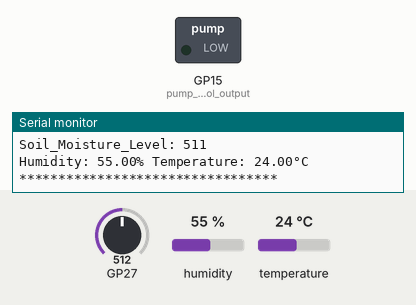
This sketch was run on a simulated Raspberry Pi Pico. Shown: switched loads named in the sketch (green lamp = pin HIGH), the last lines printed to the serial monitor. The test bench sets the inputs (shaded band); at power-on: GP27 = 512, humidity 55 %, temperature 24 °C.

Above: at 1.8 s.
1.9 s: GP27 set to 965
3.4 s: GP27 set to 990
At 4.4 s:
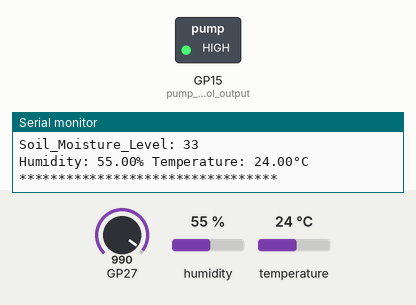
5.5 s: GP27 set to 900
At 6.8 s:
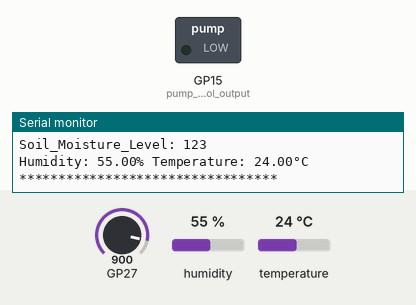
7.5 s: GP27 set to 1023
At 9.2 s:
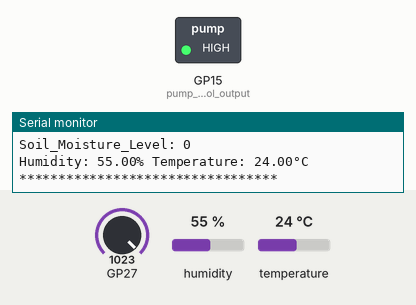
Timing chart, 0 to 10.6 s (numbered marks = the images above; inputs shaded):
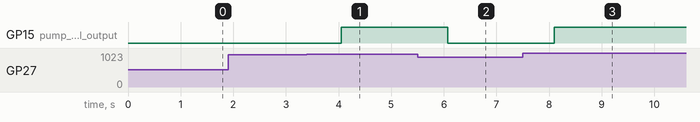

Measured:
- the behaviour switches between 977 and 978 on GP27 (found by bisection; images 0 and 1)
- after the input at 3.4 s, GP15 (pump_control_output): LOW → HIGH after 0.65 s
- after the input at 5.5 s, GP15 (pump_control_output): HIGH → LOW after 0.58 s
- after the input at 7.5 s, GP15 (pump_control_output): LOW → HIGH after 0.60 s

The sketch:

pico_soil_moisture_pump.ino
```cpp
/*
 * Smart irrigation: soil-moisture based pump control with DHT11 readings
 * Board: Raspberry Pi Pico / Pico W (Arduino IDE with the RP2040 core)
 *
 * Source: the code listing in Chapter 5 of the project report.
 * Only comments, spacing and the two lines noted below were changed.
 * (In the report's text, the "#define DHTTYPE" line and the "DHT dht(...)"
 * line had been merged onto one line; they are separated again here.)
 *
 * What it does every second:
 *   1. Reads the analog soil-moisture sensor and inverts the value (1023 - raw).
 *   2. Sends the soil reading to the NodeMCU over software serial, which uploads
 *      it to ThingSpeak.
 *   3. Drives the pump output pin: HIGH when the soil reading is 45 or below,
 *      LOW when it is above 45.
 *   4. Reads humidity and temperature from the DHT11 and prints them to the
 *      USB serial monitor.
 */
#include <SoftwareSerial.h>

#define rxPin 17
#define txPin 16
SoftwareSerial mySerial = SoftwareSerial(rxPin, txPin);

#include "DHT.h"

#define DHTPIN 26
#define DHTTYPE DHT11   // DHT 11
DHT dht(DHTPIN, DHTTYPE);

void setup()
{
  pinMode(rxPin, INPUT);
  pinMode(txPin, OUTPUT);
  mySerial.begin(9600);   // link to the NodeMCU
  Serial.begin(9600);     // USB serial monitor
  dht.begin();
  pinMode(15, OUTPUT);    // pump control output
}

void loop()
{
  // Soil moisture (analog), inverted so the value moves the other way
  int soil = analogRead(A1);
  soil = 1023 - soil;
  Serial.print("Soil_Moisture_Level: ");
  Serial.print(soil);
  Serial.println("");
  mySerial.print("Soil_Moisture_Level: ");
  mySerial.print(soil);

  // Pump control: output HIGH when the soil reading is 45 or below
  if (soil > 45)
  {
    digitalWrite(15, 0);
  }
  else
  {
    digitalWrite(15, 1);
  }

  // Temperature and humidity
  float h = dht.readHumidity();
  float t = dht.readTemperature();
  Serial.print(F("Humidity: "));
  Serial.print(h);
  Serial.print(F("% Temperature: "));
  Serial.print(t);
  Serial.print(F("°C "));
  Serial.println("");
  Serial.println("*********************************");
  delay(1000);
}
```
